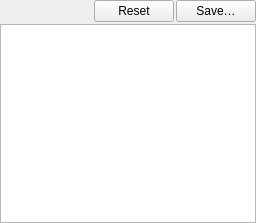
<?xml version="1.0" encoding="UTF-8"?>
<ui version="4.0">
 <class>DataList</class>
 <widget class="QWidget" name="DataList">
  <property name="geometry">
   <rect>
    <x>0</x>
    <y>0</y>
    <width>256</width>
    <height>223</height>
   </rect>
  </property>
  <property name="windowTitle">
   <string>DataList</string>
  </property>
  <layout class="QVBoxLayout" name="verticalLayout">
   <property name="spacing">
    <number>2</number>
   </property>
   <property name="margin">
    <number>0</number>
   </property>
   <item>
    <layout class="QHBoxLayout" name="horizontalLayout">
     <property name="spacing">
      <number>2</number>
     </property>
     <item>
      <widget class="AcceptRejectButtons" name="buttonsAcceptReject" native="true"/>
     </item>
     <item>
      <spacer name="horizontalSpacer">
       <property name="orientation">
        <enum>Qt::Horizontal</enum>
       </property>
       <property name="sizeHint" stdset="0">
        <size>
         <width>40</width>
         <height>20</height>
        </size>
       </property>
      </spacer>
     </item>
     <item>
      <widget class="QPushButton" name="buttonResetColumns">
       <property name="toolTip">
        <string>Reset columns</string>
       </property>
       <property name="text">
        <string>Reset</string>
       </property>
      </widget>
     </item>
     <item>
      <widget class="QPushButton" name="buttonSaveAs">
       <property name="text">
        <string>Save…</string>
       </property>
      </widget>
     </item>
    </layout>
   </item>
   <item>
    <widget class="DataListTable" name="table"/>
   </item>
  </layout>
 </widget>
 <customwidgets>
  <customwidget>
   <class>DataListTable</class>
   <extends>QTableWidget</extends>
   <header>DataList.hh</header>
  </customwidget>
  <customwidget>
   <class>AcceptRejectButtons</class>
   <extends>QWidget</extends>
   <header>AcceptRejectButtons.hh</header>
   <container>1</container>
  </customwidget>
 </customwidgets>
 <resources/>
 <connections>
  <connection>
   <sender>buttonSaveAs</sender>
   <signal>clicked()</signal>
   <receiver>DataList</receiver>
   <slot>onButtonSaveAs()</slot>
   <hints>
    <hint type="sourcelabel">
     <x>254</x>
     <y>19</y>
    </hint>
    <hint type="destinationlabel">
     <x>374</x>
     <y>15</y>
    </hint>
   </hints>
  </connection>
  <connection>
   <sender>buttonResetColumns</sender>
   <signal>clicked()</signal>
   <receiver>DataList</receiver>
   <slot>onButtonResetColumns()</slot>
   <hints>
    <hint type="sourcelabel">
     <x>142</x>
     <y>16</y>
    </hint>
    <hint type="destinationlabel">
     <x>114</x>
     <y>29</y>
    </hint>
   </hints>
  </connection>
 </connections>
 <slots>
  <slot>onButtonSaveAs()</slot>
  <slot>onAcceptQC2()</slot>
  <slot>onAccept()</slot>
  <slot>onReject()</slot>
  <slot>onRejectQC2()</slot>
  <slot>onButtonResetColumns()</slot>
 </slots>
</ui>
